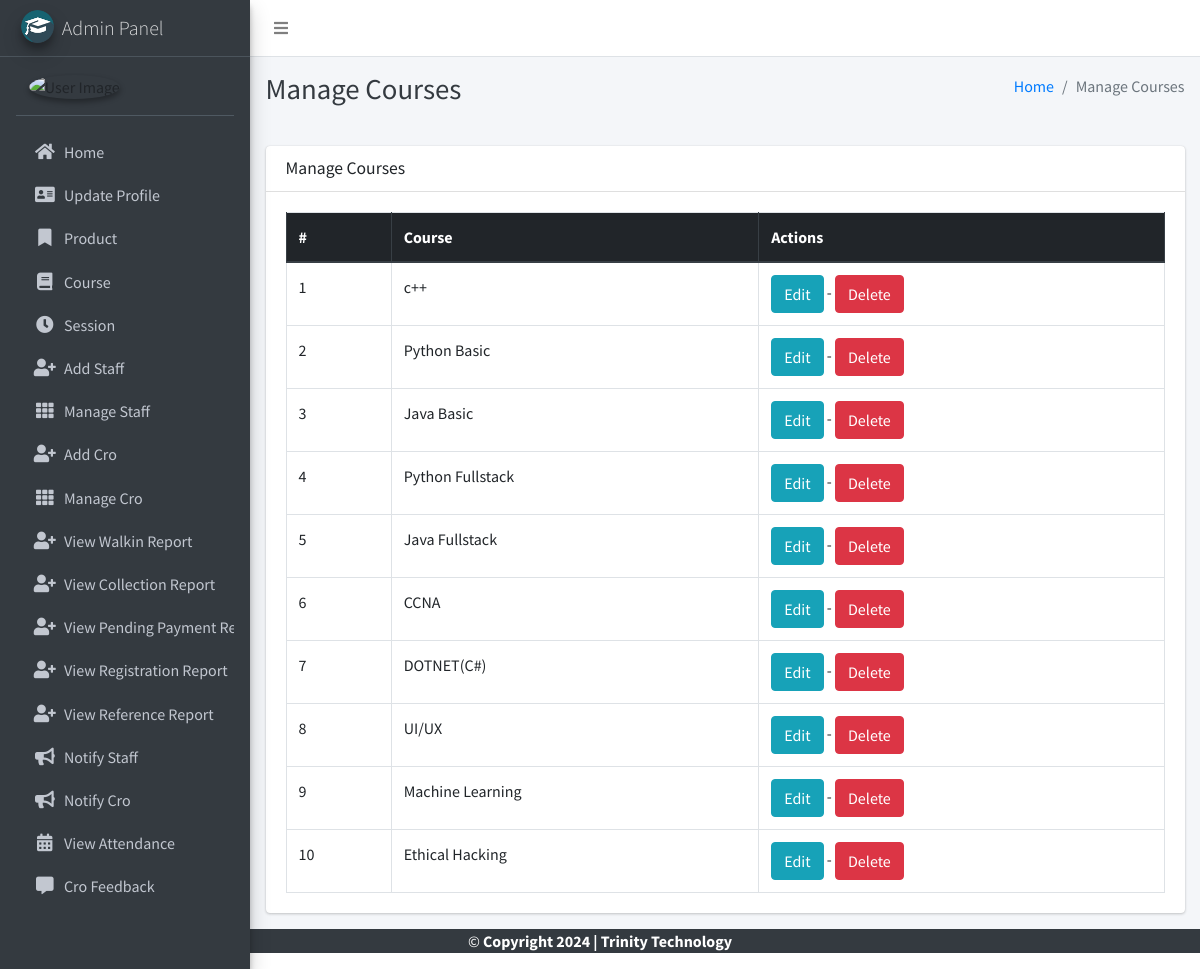
/course/manage/ (signed in), run on the app's committed database.
### main_app/models.py (models this page shows, shortened)
class Course(models.Model):
    name = models.CharField(max_length=120)
    created_at = models.DateTimeField(auto_now_add=True)
    updated_at = models.DateTimeField(auto_now=True)

### main_app/hod_views.py (the view)
# urls.py: path("course/manage/", hod_views.manage_course, name='manage_course'),
def manage_course(request):
    courses = Course.objects.all()
    context = {
        'courses': courses,
        'page_title': 'Manage Courses'
    }
    return render(request, "hod_template/manage_course.html", context)

### main_app/models.py (called while the page is built)
    def __str__(self):
        return self.first_name +" "+  self.last_name

### main_app/templates/hod_template/manage_course.html
{% extends 'main_app/base.html' %}
{% load static %}
{% block page_title %}{{page_title}}{% endblock page_title %}
{% block content %}
<section class="content">
    <div class="container-fluid">
        <div class="row">
            <div class="col-md-12">
                <div class="card">
                    <div class="card-header">
                        <h3 class="card-title">{{page_title}}</h3>
                    </div>
                    <div class="card-body">
                        <table id="example2" class="table table-bordered table-hover">
                            <thead class="thead-dark">
                                <tr>
                                    <th>#</th>
                                    <th>Course</th>
                                    <th>Actions</th>
                                </tr>
                            </thead>
                            <tbody>
                                {% for course in courses %}
                                <tr>
                                    <td>{{ forloop.counter }}</td>
                                    <td>{{course.name}}</td>
                                    <td>
                                        <a href="{% url 'edit_course' course.id %}" class="btn btn-info">Edit</a> -
                                        <a href="{% url 'delete_course' course.id %}" onclick="return confirm('Are you sure you want to delete this course ?')" class="btn btn-danger">Delete</a>
                                    </td>
                                </tr>
                                {% endfor %}
                            </tbody>
                        </table>
                    </div>
                </div>
            </div>
        </div>
    </div>
</section>
{% endblock content %}

### data on the page
Course: name "c++"
Course: name "Python Basic"
Course: name "Java Basic"
Course: name "Python Fullstack"
Course: name "Java Fullstack"
Course: name "CCNA"
Course: name "DOTNET(C#)"
Course: name "UI/UX"
Course: name "Machine Learning"
Course: name "Ethical Hacking"

### other printed values
{{ page_title }} "Manage Courses"
